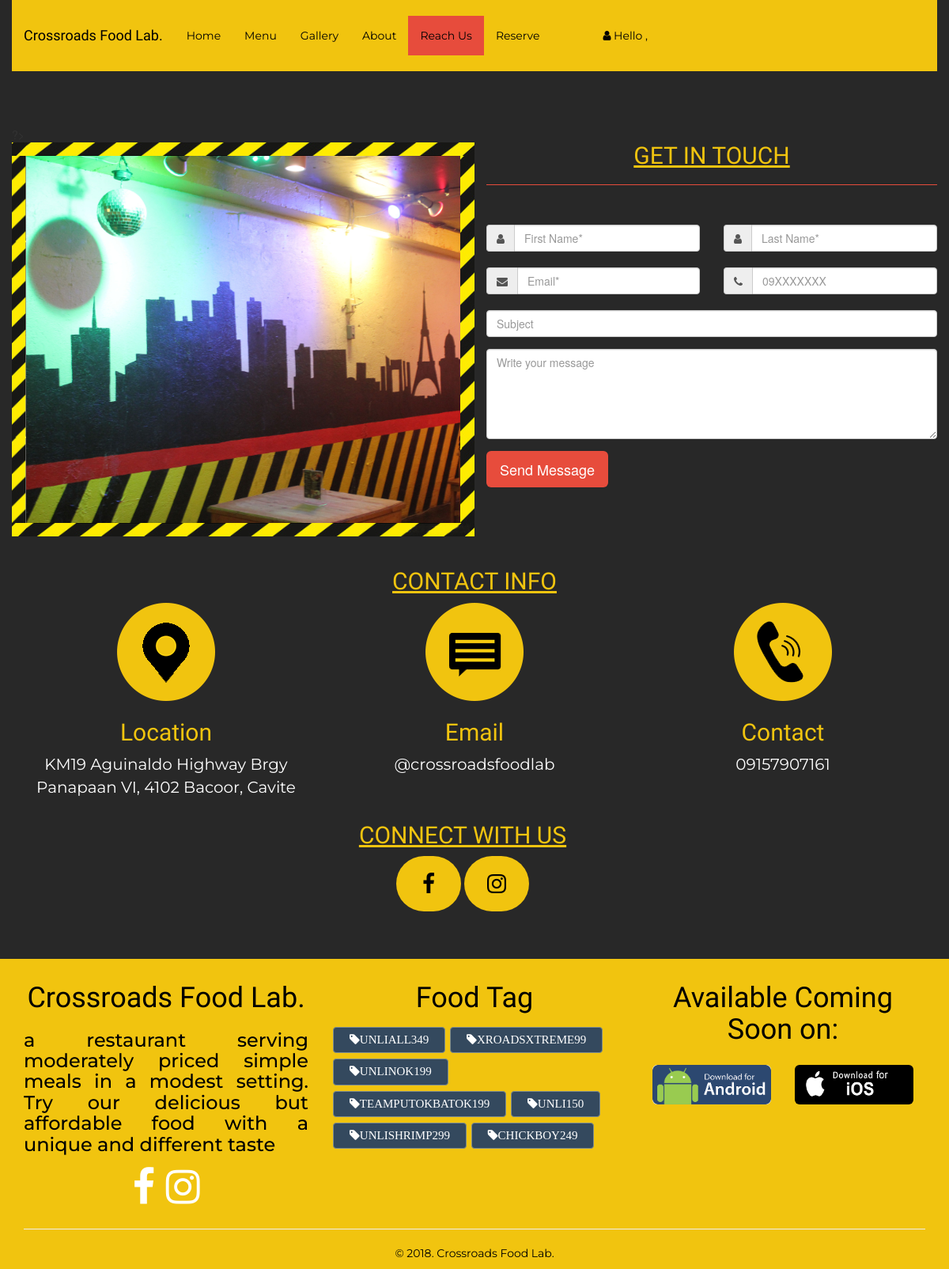
The page /contact.php on the database its author committed.
### tables this page shows
CREATE TABLE `gallery_place` (
  `gp_id` int(11) NOT NULL AUTO_INCREMENT,
  `gp_title` text NOT NULL,
  `gp_pic` text NOT NULL,
  PRIMARY KEY (`gp_id`)
);

CREATE TABLE `contact_info` (
  `contact_name` text NOT NULL,
  `contact_address` text NOT NULL,
  `contact_no` varchar(100) NOT NULL,
  `contact_email` varchar(100) NOT NULL,
  `id` int(10) NOT NULL AUTO_INCREMENT,
  PRIMARY KEY (`id`)
);

CREATE TABLE `package` (
  `package_ID` varchar(100) NOT NULL,
  `package_title` text NOT NULL,
  `package_price` double(10,2) NOT NULL,
  `package_desc` text NOT NULL,
  PRIMARY KEY (`package_ID`)
);

### contact.php (the view, shortened to what this page needs)
<!DOCTYPE html>
<html lang="en">
<head>
 <link rel="stylesheet" href="css/style1.css"/>
      <link rel="stylesheet" href="admin/assets/css/animate.css"/>
    <link rel="stylesheet" href="admin/assets/css/hover.css"/>
        <link rel="stylesheet" href="admin/assets/css/hover.css"/>
<link rel="stylesheet" href="https://cdnjs.cloudflare.com/ajax/libs/font-awesome/4.7.0/css/font-awesome.min.css">
</head>
<body style="background-color: rgb(40,40,40)">
<?php include('nav/contact-nav.php');?>
<br><br><br><br><br><br><br><br>
	<div class="container">
		<div class="row">
			<div class="col-md-6 col-sm-6">
				<div class="row">
				<div>
                            <?php
                            include("admin/includes/db.php");
                            $get_slidera = "select * from gallery_place where gp_id = 1";
                            $run_slidera = mysqli_query($con, $get_slidera);
                            $row_slidera = mysqli_fetch_array($run_slidera);
                            $slider_imga = $row_slidera['gp_pic'];
                                $get_contact = "SELECT * from contact_info";
                                $run_contact = mysqli_query($con, $get_contact);
                                $row_contact = mysqli_fetch_array($run_contact);
                                $contact_no = $row_contact['contact_no'];
                                $contact_email = $row_contact['contact_email'];
                                $contact_address = $row_contact['contact_address'];
?>
        <a href="#" class="hvr-pop">
                <img src="admin/images/place/<?php echo $slider_imga;?>" class="hvr-icon  img-responsive border-img" />
                </a>
				</div>
				</div>
			</div>
<div class="row">
            <div class="col-md-6 col-sm-6">
                <div>
                    <h2 align="center" style="color:#f1c40f;font-family: 'Teko', sans-serif;" class="animated infinite pulse"><ins>GET IN TOUCH</ins></h2>
                    <hr style="height:30px;border-color: rgb(231,76,60);">
                    <form method="post" action="message-save.php">
  <div class="row">
          <div class="col-md-6">
                       <div class="input-group">
              <span class="input-group-addon">
                          <i class="fa fa-user"></i>
                          </span>
                          <input type="text" class="form-control" name="fname" placeholder="First Name*" required>
                    </div>
          </div>
          <div class="col-md-6">
            <div class="input-group">
              <span class="input-group-addon">
                          <i class="fa fa-user"></i>
                          </span>
                            <input type="text" class="form-control" name="lname" placeholder="Last Name*" required>
                        </div>
                    </div>
        </div>
				<br>
				<div class="row">
					<div class="col-md-6">
                       <div class="input-group">
							<span class="input-group-addon">
                        	<i class="fa fa-envelope"></i>
                        	</span>
                        	<input type="email" class="form-control" name="email" placeholder="Email*" required>
                    </div>
					</div>
					<div class="col-md-6">
						<div class="input-group">
							<span class="input-group-addon">
                        	<i class="fa fa-phone"></i>
                        	</span>
                        	<input type="text" maxlength="11" class="form-control" name="contact_no" required placeholder="09XXXXXXX" onkeypress="return isNumberKey(event)" id="contact_no">
                        </div>
                    </div>
				</div>
						<br>
                    	<div class="form-group">
                      		<input type="text" class="form-control form-control-large" name="subject" placeholder="Subject" required>
                    	</div>
                    	<div class="form-group">
                      		<textarea name = "message" class="form-control" rows="5" cols="40" placeholder="Write your message" required></textarea>
                    	</div>
                    	    <div class="form-group">
                      		<button  class="btn btn-lg animated infinite pulse" style="background-color:rgb(231,76,60);color:white">Send Message</button>
                    		</div>
               		</form>
                </div>
            </div>
</div>
		</div>
<br>
        <h2 style="color:#f1c40f;font-family: 'Teko', sans-serif;"  class="animated infinite pulse"><center><ins>CONTACT INFO</ins></center></h2>
    <div class="row">
     <div class="col-sm-4">
      <center>
            <a class="hvr-icon-spin">
                <img src="img/home/loc.png" class="hvr-icon img-responsive" />
                </a>
                <h2 style="color:#f1c40f;font-family: 'Teko', sans-serif;" align="center">Location</h2>
                <p style="color:white;font-size: 20px;font-family: 'Montserrat', sans-serif;" align="center"><?php echo $contact_address;?></p>
                </center>
            </div>
      <div class="col-sm-4">
        <center>
                 <a  class="hvr-icon-spin">
                <img src="img/home/mail.png" class="hvr-icon img-responsive" />
                </a>
                <h2 style="color:#f1c40f;font-family: 'Teko', sans-serif;" align="center">Email</h2>
                <p style="color:white;font-size: 20px;font-family: 'Montserrat', sans-serif;" align="center"><?php echo $contact_email;?></p>
            </center>
            </div>
      <div class="col-sm-4">
        <center>
                     <a class="hvr-icon-spin">
                <img  src="img/home/call.png" class="hvr-icon img-responsive" />
                </a>
                <h2 style="color:#f1c40f;font-family: 'Teko', sans-serif;" align="center">Contact</h2>
                <p style="color:white;font-size: 20px;font-family: 'Montserrat', sans-serif;" align="center"><?php echo $contact_no;?> </p>
            </center>
            </div>
</div>
<center> <div class="row col-md-12 col-sm-6">
        <h2 style="color:#f1c40f;font-family: 'Teko', sans-serif;"  class="animated infinite fadeIn"><ins>CONNECT WITH US</ins></h2>
        <div>
          <a href="https://web.facebook.com/CrossroadsFoodLab/?_rdc=1&_rdr"  target="_blank" style="color:black;background-color: #f1c40f;border-radius: 50px" class="btn btn-social-icon hvr-pulse">
                <i class="fa-stack fa fa-2x fa-facebook hvr-icon">
                </i></a>
        <a href="#"  target="_blank" style="color:black;background-color: #f1c40f;border-radius: 50px" class="btn btn-social-icon hvr-pulse">
                <i class="fa-stack fa fa-2x fa-instagram hvr-icon">
                </i></a>
        </div>
        </div></center>
	</div>
		<br><br><br>
<?php include('footer.php');?>
</body>
</html>

### nav/contact-nav.php (shortened to what this page needs)
<!DOCTYPE html>
<html>
<head>
<link href="css/style1.css" rel="stylesheet">
</head>
<body>
        <nav id="header" class="navbar navbar-fixed-top">
            <div id="header-container" class="container navbar-container">
                <div class="navbar-header">
                    <a id="brand" class="navbar-brand" href="index.php">Crossroads Food Lab.</a>
                </div>
                <div id="navbar" class="collapse navbar-collapse">
                    <ul class="nav navbar-nav">
                        <li><a style="font-family: 'Montserrat', sans-serif;color:black;" href="index.php">Home</a></li>
                        <li><a style="font-family: 'Montserrat', sans-serif;color:black;" href="menu.php">Menu</a></li>
                           <li><a style="font-family: 'Montserrat', sans-serif;color:black;" href="menu.php">Gallery</a></li>
<li><a style="font-family: 'Montserrat', sans-serif;color:black;" href="about.php">About</a></li>
          <li class="active"><a style="font-family: 'Montserrat', sans-serif;color:black;" href="contact.php">Reach Us</a></li>
          <li ><a style="font-family: 'Montserrat', sans-serif;color:black;" href="reserve.php">Reserve</a></li>
                              <li><a style="font-family: 'Montserrat', sans-serif;color:black;float:right;margin-left:50px" href="profile.php"><i class="fa fa-1x fa-user"></i> Hello <?php echo $login_session;?>,</a></li>
                    </ul>
                </div>
            </div>
        </nav>
</body>
</html>

### footer.php (shortened to what this page needs)
<!DOCTYPE html>
<html>
<head>
<link rel="stylesheet" href="https://cdnjs.cloudflare.com/ajax/libs/font-awesome/4.7.0/css/font-awesome.min.css">
      <link rel="stylesheet" href="admin/assets/css/animate.css"/>
    <link rel="stylesheet" href="admin/assets/css/hover.css"/>
 <link rel="stylesheet" href="css/style1.css"/>
</head>
    <body>
    <footer class="footer">
    <div class="container">
        <div class="row">
        <div class="col-sm-4">
            <h1><center>Crossroads Food Lab.</center></h1>
            <h3 style="text-align: justify;">a restaurant serving moderately priced simple meals in a modest setting. Try our delicious but affordable food with a unique and different taste</h3>
            <center>
            <ul class="social-icon">
            <a href="#" class="social" title="Facebook">
                <i class="fa fa-2x fa-facebook" aria-hidden="true"></i></a>
            <a href="#" class="social" title="Instagram"><i class="fa fa-2x fa-instagram" aria-hidden="true"></i></a>
            </ul>
            </center>
            </div>
        <div class="col-sm-4">
            <h1><center>Food Tag</center></h1>
            <div class="category">
                <?php
include('includes/db.php');
    $query=mysqli_query($con,"SELECT * from package")or die(mysqli_error($con));
      while ($row=mysqli_fetch_array($query)){
        $package_title=$row['package_title'];
?>
            <a href="menu.php" style="font-family: 'Teko',sans-serif;"><i class="fa fa-tag"><?php echo $package_title;?></i></a>
            <?php }?>
            </div>
            </div>
        <div class="col-md-4">
            <h1><center>Available Coming Soon on:</center></h1>
            <div class="paymebt">
          <a class="navbar-brand" href="Crossroads.apk">
                <center><img src="img/android.png" class="img-rounded" width="150px" height="50px"/></center>
            </a>
                      <a class="navbar-brand" href="#">
                <center><img src="img/ios.png" class="img-rounded" width="150px" height="50px"/></center>
            </a>
            </div>
            </div>
        </div>
        <hr>
        <div class="row text-center"> © 2018. Crossroads Food Lab.</div>
        </div>
    </footer>
    </body>
    </html>

### contact.php (style rules this page uses)
body { font-family: 'Montserrat', sans-serif; }
.border-img { border-style: solid; border-width: 17px 18px; -moz-border-image: url(img/home/border.png) 19 18 19 20 round repeat; -webkit-border-image: url(img/home/border.png) 19 18 19 20 round repeat; -o-border-image: url(img/home/border.png) 19 18 19 20 round repeat; border-image: url(img/home/border.png) 19 18 19 20 round repeat; }

### nav/contact-nav.php (style rules this page uses)
.navbar-brand { font-size: 24px; font-family: 'Teko', sans-serif; color:black; }
.navbar-container { padding: 20px 0 20px 0; background-color: #f1c40f; }
.active { background-color: rgb(231,76,60); }
.navbar-brand.fixed-theme, .navbar-container.fixed-theme, .navbar.navbar-fixed-top.fixed-theme, .navbar-brand, .navbar-container { transition: 0.8s; -webkit-transition: 0.8s; }
a { font-family: 'Montserrat', sans-serif; color:black; }

### footer.php (style rules this page uses)
p,h1,h2,h4 { color: black; font-family: 'Teko', sans-serif; }
.footer { padding: 10px 0 10px 0; background-color:#f1c40f; color: black; font-family: 'Montserrat', sans-serif; }
.footer .social-icon { padding:0px;margin:0px; }
.footer .social-icon a { display:inline-block;color:#fff;font-size:25px;padding:5px; }
.footer .category a { text-decoration: none; color: #fff; display: inline-block; padding: 5px 20px; margin: 1px; border-radius:4px; margin-top: 6px; font-size: 15px; background-color: #34495e; border: solid 1px #7f8c8d; font-family: "Montserrat",sans-serif; }

### rows shown on the page
gallery_place: gp_pic (picture)
contact_info: contact_address "KM19 Aguinaldo Highway Brgy Panapaan VI, 4102 Bacoor, Cavite", contact_email "@crossroadsfoodlab", contact_no "09157907161"
package: package_title "UNLIALL349"
package: package_title "XROADSXTREME99"
package: package_title "UNLINOK199"
package: package_title "TEAMPUTOKBATOK199"
package: package_title "UNLI150"
package: package_title "UNLISHRIMP299"
package: package_title "CHICKBOY249"
